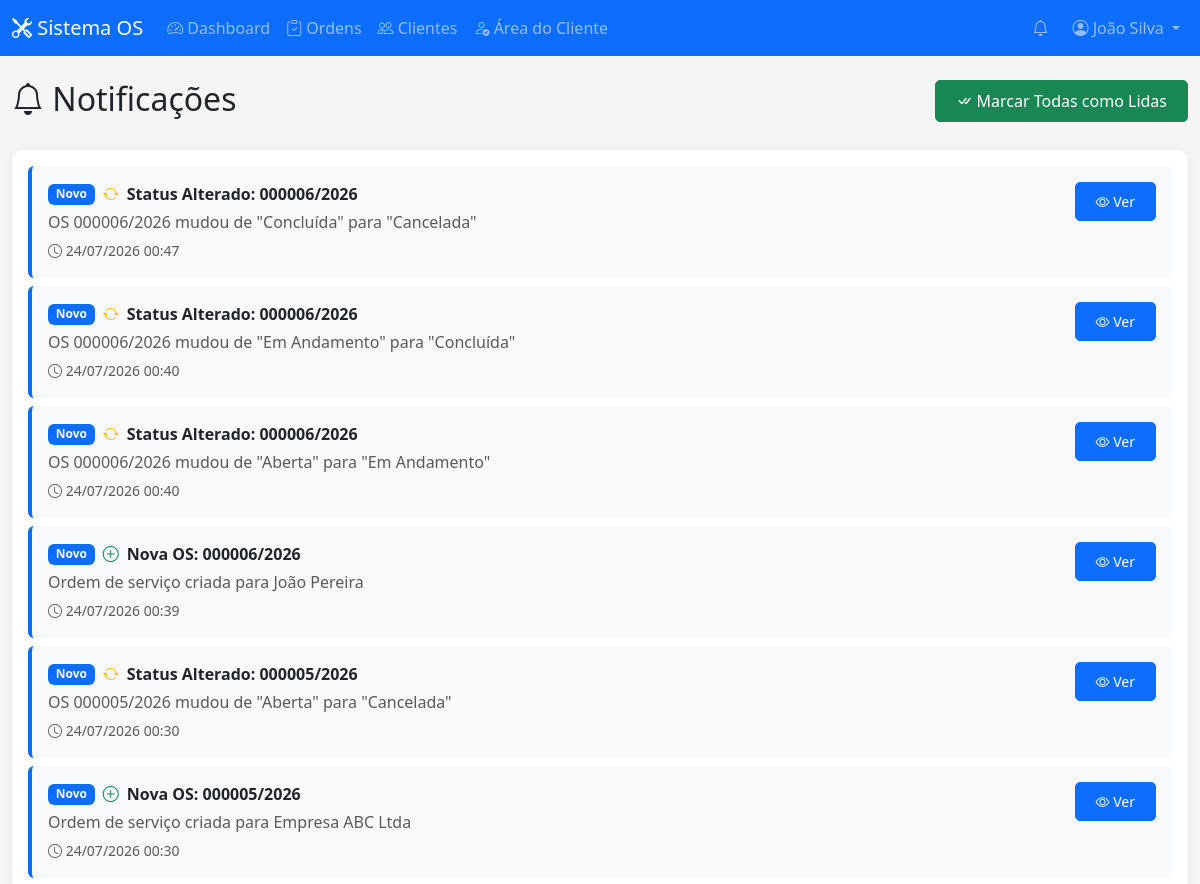
Before: /notificacoes/ (signed in, upper part) with the older database file.
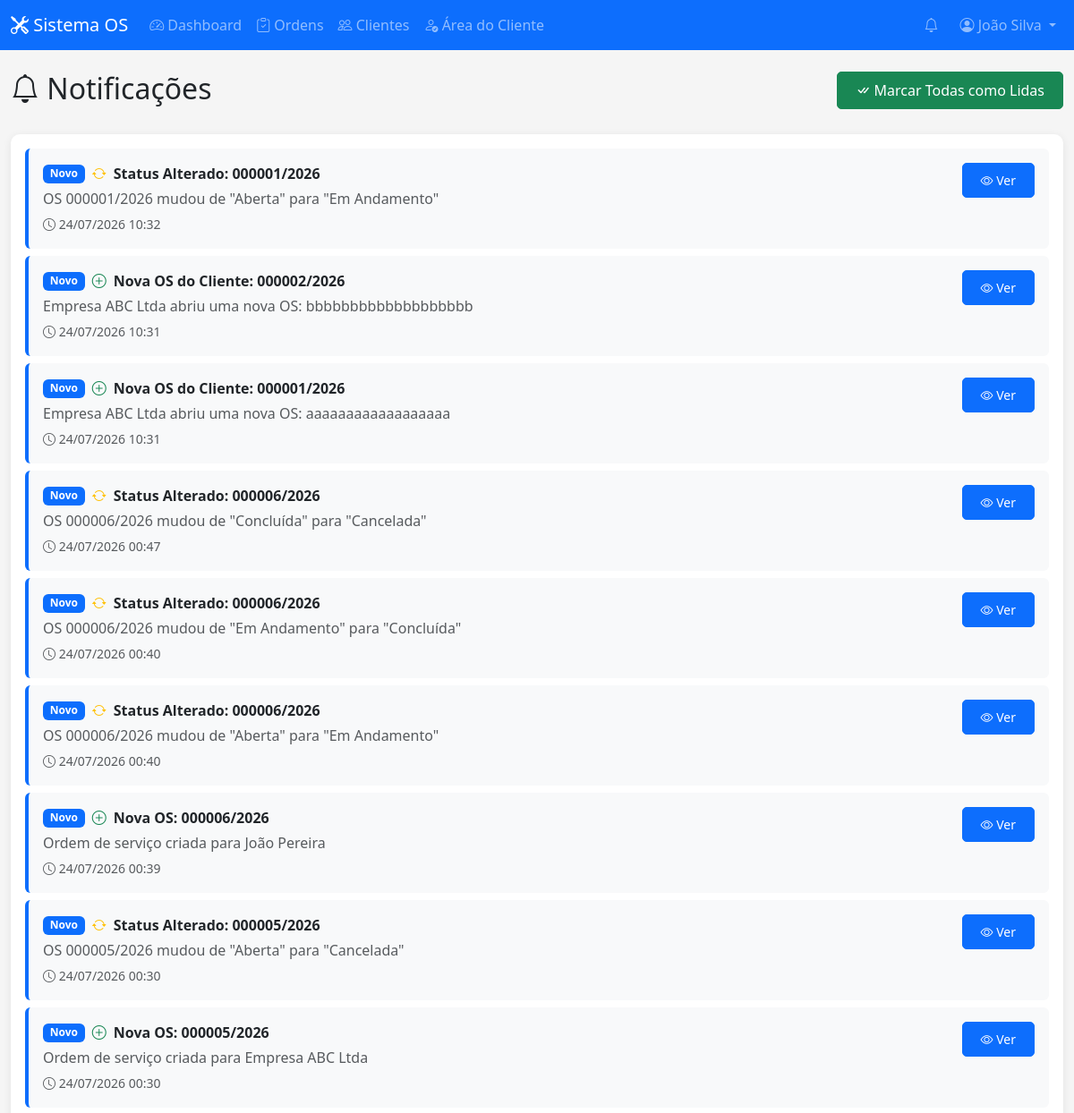
After: the same page with the newer database file.
### core/models.py (models this page shows, shortened)
class Notificacao(models.Model):
    TIPO_CHOICES = [
        ('nova_os', 'Nova OS'),
        ('status_os', 'Status Alterado'),
        ('os_atribuida', 'OS Atribuída'),
        ('info', 'Informação'),
    ]
    usuario = models.ForeignKey(User, on_delete=models.CASCADE, related_name='notificacoes')
    tipo = models.CharField('Tipo', max_length=20, choices=TIPO_CHOICES)
    titulo = models.CharField('Título', max_length=200)
    mensagem = models.TextField('Mensagem')
    link = models.CharField('Link', max_length=200, blank=True)
    lida = models.BooleanField('Lida', default=False)
    data_criacao = models.DateTimeField('Data', auto_now_add=True)
    class Meta:
        ordering = ['-data_criacao']
        verbose_name = 'Notificação'
        verbose_name_plural = 'Notificações'

### core/views.py (the view)
@login_required
def notificacao_lista(request):
    notificacoes = request.user.notificacoes.all()
    nao_lidas = notificacoes.filter(lida=False).count()
    notificacoes = notificacoes[:50]
    return render(request, 'notificacoes/lista.html', {
        'notificacoes': notificacoes,
        'nao_lidas': nao_lidas,
    })

### templates/notificacoes/lista.html (shortened to what this page needs)
{% extends 'base.html' %}
{% block content %}
<div class="row mb-4">
    <div class="col">
        <h2><i class="bi bi-bell"></i> Notificações</h2>
    </div>
    <div class="col text-end">
        <a href="{% url 'notificacao_marcar_todas' %}" class="btn btn-success">
            <i class="bi bi-check-all"></i> Marcar Todas como Lidas
        </a>
    </div>
</div>
<div class="card">
    <div class="card-body">
        {% for notificacao in user.notificacoes.all %}
        <div class="notification-item p-3 {% if not notificacao.lida %}bg-light border-start border-4 border-primary{% endif %} mb-2 rounded">
            <div class="d-flex justify-content-between align-items-start">
                <div class="flex-grow-1">
                    <div class="d-flex align-items-center mb-1">
                        {% if not notificacao.lida %}
                        <span class="badge bg-primary me-2">Novo</span>
                        {% endif %}
                        {% if notificacao.tipo == 'nova_os' %}
                        <i class="bi bi-plus-circle text-success me-2"></i>
                        {% elif notificacao.tipo == 'status_os' %}
                        <i class="bi bi-arrow-repeat text-warning me-2"></i>
                        {% elif notificacao.tipo == 'os_atribuida' %}
                        <i class="bi bi-person-check text-info me-2"></i>
                        {% else %}
                        <i class="bi bi-info-circle text-primary me-2"></i>
                        {% endif %}
                        <strong>{{ notificacao.titulo }}</strong>
                    </div>
                    <p class="mb-1 text-muted">{{ notificacao.mensagem }}</p>
                    <small class="text-muted">
                        <i class="bi bi-clock"></i> {{ notificacao.data_criacao|date:"d/m/Y H:i" }}
                    </small>
                </div>
                <div class="ms-3">
                    {% if notificacao.link %}
                    <a href="{% url 'notificacao_marcar_lida' notificacao.pk %}"
                       class="btn btn-sm btn-primary">
                        <i class="bi bi-eye"></i> Ver
                    </a>
                    {% endif %}
                </div>
            </div>
        </div>
        {% empty %}
        <div class="text-center py-5">
            <i class="bi bi-bell-slash" style="font-size: 3rem; color: #ccc;"></i>
            <p class="mt-3 text-muted">Nenhuma notificação</p>
        </div>
        {% endfor %}
    </div>
</div>
{% endblock %}

Changed rows visible on the page:
added Notificacao: lida "Novo", tipo "status_os" (drawn), titulo "Status Alterado: 000001/2026", mensagem "OS 000001/2026 mudou de \"Aberta\" para \"Em Andamento\"", data_criacao "24/07/2026 10:32", link "/ordens/7/" (drawn)
added Notificacao: lida "Novo", tipo "nova_os" (drawn), titulo "Nova OS do Cliente: 000002/2026", mensagem "Empresa ABC Ltda abriu uma nova OS: bbbbbbbbbbbbbbbbbbb", data_criacao "24/07/2026 10:31", link "/ordens/8/" (drawn)
added Notificacao: lida "Novo", tipo "nova_os" (drawn), titulo "Nova OS do Cliente: 000001/2026", mensagem "Empresa ABC Ltda abriu uma nova OS: aaaaaaaaaaaaaaaaaa", data_criacao "24/07/2026 10:31", link "/ordens/7/" (drawn)
